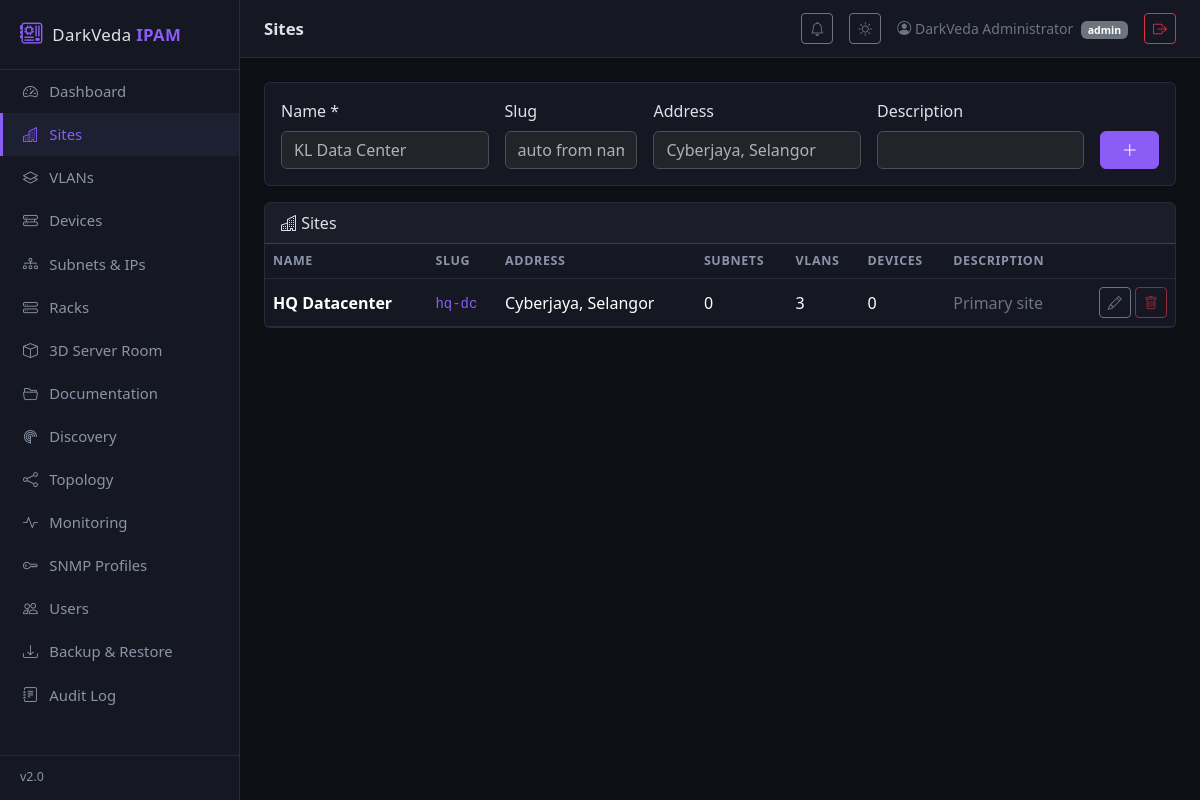
/?page=sites (signed in), run on the app's committed database.
### tables this page shows
CREATE TABLE sites (
  id          INT UNSIGNED AUTO_INCREMENT PRIMARY KEY,
  name        VARCHAR(120) NOT NULL UNIQUE,
  slug        VARCHAR(64)  NOT NULL UNIQUE,
  address     VARCHAR(255) NULL,
  description VARCHAR(255) NULL,
  created_at  DATETIME NOT NULL DEFAULT CURRENT_TIMESTAMP
);

### src/Auth.php (called while the page is built, shortened)
<?php
final class Auth
{
    public static function can(string $permission): bool
    {
        return in_array($permission, $_SESSION['permissions'] ?? [], true);
    }
}

### src/App.php (called while the page is built, shortened)
<?php
final class App
{
    public static function render(string $page, array $vars = []): void
    {
        $__dvBase = dirname(__DIR__);
        $__dvPage = $page;
        extract($vars, EXTR_SKIP);
        require $__dvBase . '/partials/header.php';
        require $__dvBase . '/pages/' . $__dvPage . '.php';
        require $__dvBase . '/partials/footer.php';
    }
}
function e(?string $s): string
{
    return htmlspecialchars((string)$s, ENT_QUOTES, 'UTF-8');
}

### src/Database.php (called while the page is built, shortened)
<?php
final class Database
{
    private static ?PDO $pdo = null;
    public static function get(): PDO
    {
        if (self::$pdo === null) {
            $cfg = App::config()['db'];
            $dsn = sprintf(
                'mysql:host=%s;port=%d;dbname=%s;charset=%s',
                $cfg['host'], $cfg['port'], $cfg['name'], $cfg['charset']
            );
            self::$pdo = new PDO($dsn, $cfg['user'], $cfg['password'], [
                PDO::ATTR_ERRMODE            => PDO::ERRMODE_EXCEPTION,
                PDO::ATTR_DEFAULT_FETCH_MODE => PDO::FETCH_ASSOC,
                PDO::ATTR_EMULATE_PREPARES   => false,
            ]);
        }
        return self::$pdo;
    }
    public static function q(string $sql, array $params = []): array
    {
        $stmt = self::get()->prepare($sql);
        $stmt->execute($params);
        return $stmt->fetchAll();
    }
}

### pages/sites.php (the view, shortened to what this page needs)
<?php
$sites = Database::q(
    'SELECT s.*,
            (SELECT COUNT(*) FROM subnets  WHERE site_id = s.id) AS subnet_count,
            (SELECT COUNT(*) FROM vlans    WHERE site_id = s.id) AS vlan_count,
            (SELECT COUNT(*) FROM devices  WHERE site_id = s.id) AS device_count
     FROM sites s ORDER BY s.name'
);
$canManage = Auth::can('ipam.manage');
?>
<?php if ($canManage): ?>
<div class="card mb-3"><div class="card-body">
  <form method="post" class="row g-3">
    <div class="col-md-3">
      <label class="form-label">Name *</label>
      <input name="name" class="form-control" required placeholder="KL Data Center">
    </div>
    <div class="col-md-2">
      <label class="form-label">Slug</label>
      <input name="slug" class="form-control" placeholder="auto from name">
    </div>
    <div class="col-md-3">
      <label class="form-label">Address</label>
      <input name="address" class="form-control" placeholder="Cyberjaya, Selangor">
    </div>
    <div class="col-md-3">
      <label class="form-label">Description</label>
      <input name="description" class="form-control">
    </div>
    <div class="col-md-1 d-flex align-items-end">
      <button class="btn btn-primary w-100"><i class="bi bi-plus-lg"></i></button>
    </div>
  </form>
</div></div>
<?php endif; ?>
<div class="card">
  <div class="card-header"><i class="bi bi-buildings"></i> Sites</div>
  <div class="table-responsive">
    <table class="table table-hover mb-0">
      <thead><tr>
        <th>Name</th><th>Slug</th><th>Address</th><th>Subnets</th><th>VLANs</th><th>Devices</th><th>Description</th><th></th>
      </tr></thead>
      <tbody>
      <?php foreach ($sites as $s): ?>
        <tr>
          <td><strong><?= e($s['name']) ?></strong></td>
          <td><code><?= e($s['slug']) ?></code></td>
          <td><?= e($s['address'] ?? '—') ?></td>
          <td><?= (int)$s['subnet_count'] ?></td>
          <td><?= (int)$s['vlan_count'] ?></td>
          <td><?= (int)$s['device_count'] ?></td>
          <td class="text-secondary"><?= e($s['description'] ?? '—') ?></td>
          <td class="text-end text-nowrap">
            <?php if ($canManage): ?>
            <button class="btn btn-sm btn-outline-secondary" data-bs-toggle="collapse"
                    data-bs-target="#editsite-<?= (int)$s['id'] ?>" title="Edit">
              <i class="bi bi-pencil"></i>
            </button>
            <form method="post" class="d-inline m-0" data-confirm="Delete site <?= e($s['name']) ?>?">
              <button class="btn btn-sm btn-outline-danger" <?= ($s['subnet_count'] + $s['vlan_count'] + $s['device_count']) > 0 ? 'disabled title="Still referenced"' : '' ?>>
                <i class="bi bi-trash"></i>
              </button>
            </form>
            <?php endif; ?>
          </td>
        </tr>
      <?php endforeach; ?>
      </tbody>
    </table>
  </div>
</div>

### public/assets/css/darkveda.css (style rules this page uses)
:root { --dv-accent: #8b5cf6; --dv-accent-dim: #6d3ff0; --dv-sidebar-w: 240px; }
[data-bs-theme="dark"] { --dv-bg: #0d0f14; --dv-surface: #151823; --dv-surface-2: #1c2030; --dv-border: #262b3d; --dv-text-dim: #8b93a7; }
body { background: var(--dv-bg); min-height: 100vh; }
.card { background: var(--dv-surface); border: 1px solid var(--dv-border); }
.table { --bs-table-bg: transparent; margin-bottom: 0; }
.table thead th { color: var(--dv-text-dim); font-size: .78rem; text-transform: uppercase; letter-spacing: .05em; border-bottom-color: var(--dv-border); }
.table td { border-bottom-color: var(--dv-border); vertical-align: middle; }
.btn-primary { --bs-btn-bg: var(--dv-accent); --bs-btn-border-color: var(--dv-accent); --bs-btn-hover-bg: var(--dv-accent-dim); --bs-btn-hover-border-color: var(--dv-accent-dim); --bs-btn-active-bg: var(--dv-accent-dim); --bs-btn-active-border-color: var(--dv-accent-dim); }
code { color: var(--dv-accent); }

### data on the page
sites: name "HQ Datacenter", slug "hq-dc", address "Cyberjaya, Selangor", subnet_count "0", vlan_count "3", device_count "0", description "Primary site"

### other printed values
$label "Dashboard"
$label "Sites"
$label "VLANs"
$label "Devices"
$label "Subnets & IPs"
$label "Racks"
$label "3D Server Room"
$label "Documentation"
$label "Discovery"
$label "Topology"
$label "Monitoring"
$label "SNMP Profiles"
$label "Users"
$label "Backup & Restore"
$label "Audit Log"
